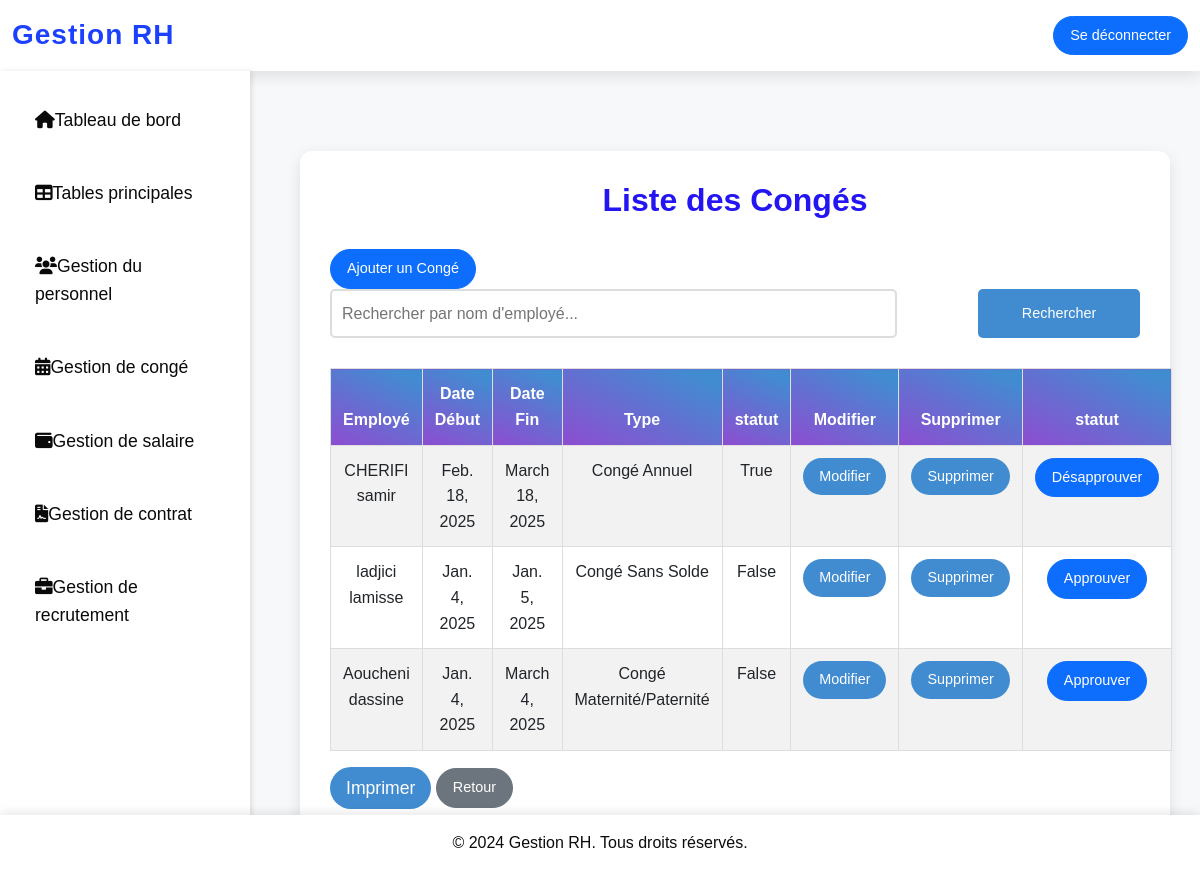
Screenshot of /gestion/conges/ (signed in) with the database file from the repository.
### gestion/models.py (models this page shows, shortened)
class Conges(models.Model):
    TYPE_CONGE_CHOICES = [
        ('annuel', 'Congé Annuel'),
        ('maladie', 'Congé Maladie'),
        ('maternite', 'Congé Maternité/Paternité'),
        ('sans_solde', 'Congé Sans Solde'),
    ]
    employe = models.ForeignKey(Employe, on_delete=models.CASCADE)
    type_conge = models.CharField(max_length=20, choices=TYPE_CONGE_CHOICES)
    date_debut = models.DateField()
    date_fin = models.DateField()
    statut = models.BooleanField(default=False)

class Employe(models.Model):
    user = models.OneToOneField(User, on_delete=models.CASCADE, related_name="employe", null=True, blank=True)
    code = models.CharField(max_length=10, unique=True)
    nom = models.CharField(max_length=50)
    prenom = models.CharField(max_length=50)
    daten = models.DateField(verbose_name="Date de Naissance")
    date_embauche = models.DateField(verbose_name="Date d'embauche")
    adresse = models.TextField()
    email = models.EmailField(unique=True)
    telephone = models.CharField(max_length=15, null=True, blank=True)
    departement = models.CharField(max_length=100)
    poste = models.CharField(max_length=100)

### gestion/views.py (the view)
# urls.py: path('conges/', views.gestion_conges, name='gestion_conges'),
def gestion_conges(request):
    search_query = request.GET.get('search', '')
    conges = Conges.objects.filter(employe__nom__icontains=search_query) if search_query else Conges.objects.all()
    return render(request, 'gestion_conges/conge_list.html', {'conges': conges})

### gestion/templates/gestion_conges/conge_list.html (shortened to what this page needs)
{% extends 'base.html' %}
{% block content %}
<body>
    <div class="container">
        <h2>Liste des Congés</h2>
        <a href="{% url 'ajouter_conge' %}" class="btn btn-primary">Ajouter un Congé</a>
        <form method="get" class="search-form">
            <input type="text" name="search" placeholder="Rechercher par nom d'employé..." value="{{ request.GET.search }}">
            <button type="submit" class="btn btn-secondary">Rechercher</button>
        </form>
        <table class="table table-striped">
            <thead>
                <tr>
                    <th>Employé</th>
                    <th>Date Début</th>
                    <th>Date Fin</th>
                    <th>Type</th>
                    <th>statut </th>
                    <th>Modifier</th>
                    <th>Supprimer </th>
                    <th>statut </th>
                </tr>
            </thead>
            <tbody>
                {% for conge in conges %}
                <tr>
                    <td>{{ conge.employe.nom }} {{ conge.employe.prenom }}</td>
                    <td>{{ conge.date_debut }}</td>
                    <td>{{ conge.date_fin }}</td>
                    <td>{{ conge.get_type_conge_display }}</td>
                    <td> {{conge.statut }}</td>
                    <td>
                        <a href="{% url 'modifier_conge' conge.id %}" class="btn btn-warning">Modifier</a>
                    </td>
                    <td><a href="{% url 'supprimer_conge' conge.id %}" class="btn btn-danger">Supprimer</a></td>
                    <td>
                        <form action="{% url 'changer_statut' conge.id %}" method="post">
                            <button type="submit" class="btn btn-primary">
                                {% if conge.statut %}
                                    Désapprouver
                                {% else %}
                                    Approuver
                                {% endif %}
                            </button>
                        </form>
                    </td>
                </tr>
                {% empty %}
                <tr>
                    <td colspan="5">Aucun congé trouvé.</td>
                </tr>
                {% endfor %}
            </tbody>
        </table>
        <button onclick="window.print()" class="btn btn-info">Imprimer</button>
        <a href="{% url 'gestion_tables' %}" class="btn btn-secondary">Retour</a>
    </div>
    {% endblock %}

### gestion/templates/base.html (style rules this page uses)
* { margin: 0; padding: 0; box-sizing: border-box; font-family: 'Poppins', sans-serif; }
body { background-color: rgb(234, 234, 234); background-size: cover; background-repeat: no-repeat; background-position: center; height: 100vh; margin: 0; padding: 0; color: #131212; font-size: 16px; line-height: 1.6; }

### gestion/templates/gestion_conges/conge_list.html (style rules this page uses)
* { margin: 0; padding: 0; box-sizing: border-box; font-family: 'Poppins', sans-serif; }
body { background-color: #f7f8fa; color: #333; font-size: 16px; line-height: 1.6; }
.container { max-width: 1000px; margin-top: 50px; padding: 30px; background-color: #fff; box-shadow: 0 5px 15px rgba(0, 0, 0, 0.1); border-radius: 12px; }
h2 { font-size: 2rem; font-weight: 700; color: #2415f3; margin-bottom: 30px; text-align: center; }
.search-form { display: flex; justify-content: space-between; margin-bottom: 20px; gap: 10px; }
.search-form input { width: 70%; padding: 10px; font-size: 1rem; border: 2px solid #ddd; border-radius: 5px; }
.search-form button { width: 20%; padding: 10px; background-color:#418cd1; color: white; border: none; border-radius: 5px; cursor: pointer; transition: background-color 0.3s ease; }
.table { width: 100%; margin-top: 30px; border-collapse: collapse; }
.table th, .table td { padding: 12px; text-align: center; border: 1px solid #ddd; }
.table th { background: linear-gradient(205.17deg, #418cd1 10.93%, #9c41d1 116.08%); color: white; font-weight: 700; }
.table-striped tbody tr:nth-child(odd) { background-color: #f2f2f2; }
.btn { font-size: 0.9rem; padding: 8px 16px; border-radius: 25px; transition: all 0.3s ease; }
.btn-warning { background-color: #418cd1; color: white; border: none; }
.btn-danger { background-color: #418cd1; color: white; border: none; }
.btn-info { background-color: #418cd1; color: white; border: none; cursor: pointer; font-size: 1.1rem; }

### rows the page displays
Conges: employe.nom "CHERIFI", employe.prenom "samir", date_debut "Feb. 18, 2025", date_fin "March 18, 2025", type_conge "Congé Annuel", statut "True", shows "Désapprouver"
Conges: employe.nom "ladjici", employe.prenom "lamisse", date_debut "Jan. 4, 2025", date_fin "Jan. 5, 2025", type_conge "Congé Sans Solde", statut "False", shows "Approuver"
Conges: employe.nom "Aoucheni", employe.prenom "dassine", date_debut "Jan. 4, 2025", date_fin "March 4, 2025", type_conge "Congé Maternité/Paternité", statut "False", shows "Approuver"
